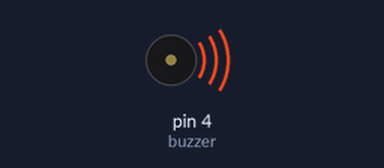
Bench run of a sketch on a simulated Arduino Uno, built with avr-gcc and run on an emulated ATmega328P. Shown: buzzer (waves = sounding).

Above: at 0.5 s.
Timing chart, 0 to 4.6 s (numbered marks = the images above):
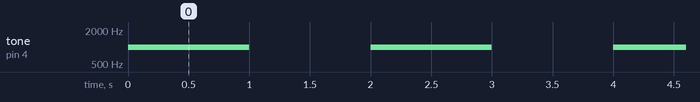

The sketch:

buzzer.ino
```cpp
const int buzzer = 4; //buzzer to arduino pin 9

void setup(){
  pinMode(buzzer, OUTPUT); // Set buzzer - pin 9 as an output
}

void loop(){
  tone(buzzer, 1000); // Send 1KHz sound signal...
  delay(1000);        // ...for 1 sec
  noTone(buzzer);     // Stop sound...
  delay(1000);        // ...for 1sec
}
```

Measured:
- by itself, tone on pin 4 (buzzer): alternates 1000 Hz for 1.0 s and silent for 1.0 s
